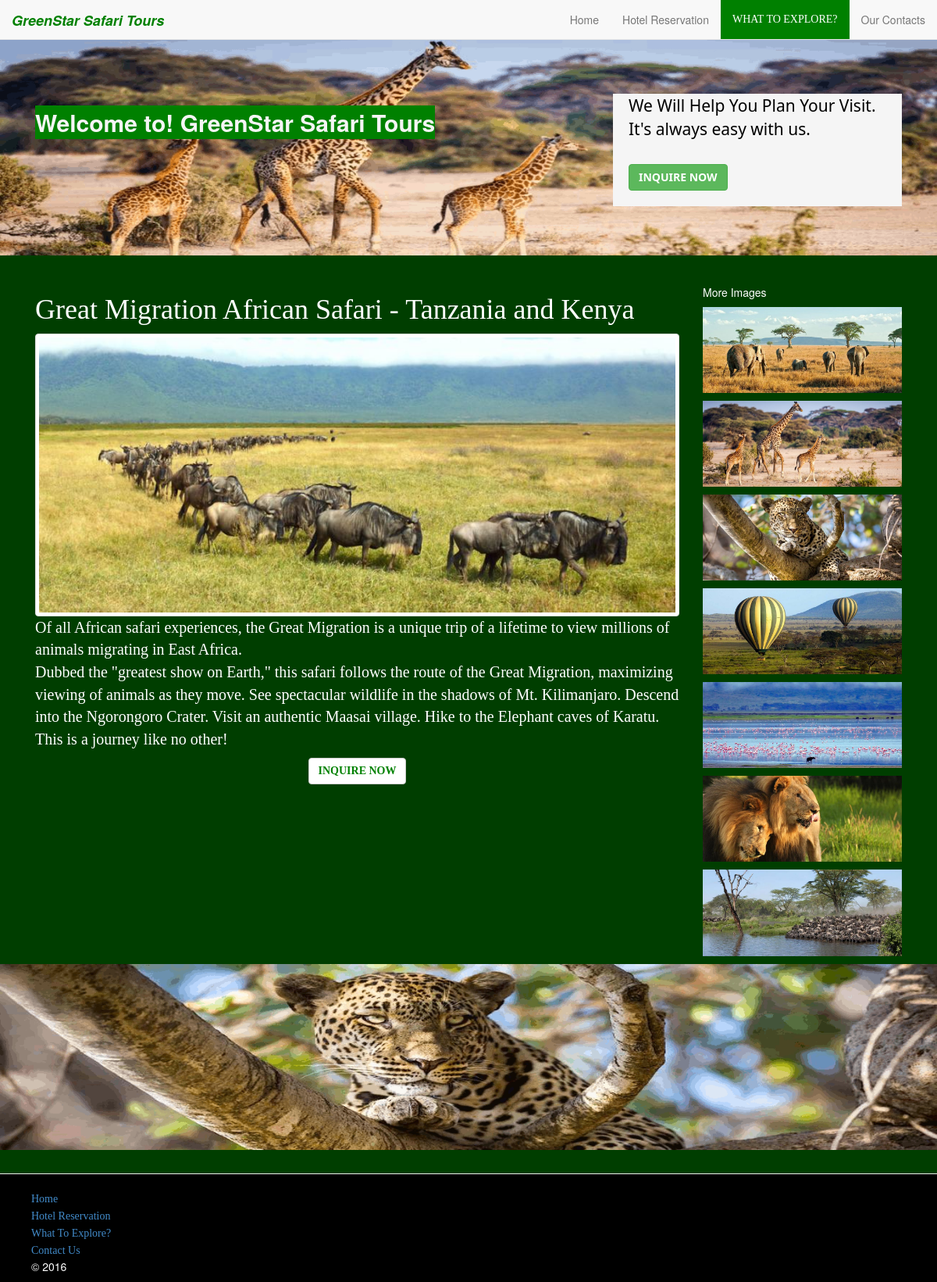
The page /_news.php?news=3 on the database its author committed.
### tables this page shows
CREATE TABLE `tour_news` (
  `id` int(3) NOT NULL,
  `title` varchar(100) NOT NULL,
  `body` text NOT NULL,
  `category` varchar(50) NOT NULL,
  `picture_location` varchar(200) NOT NULL
);

### includes/functions.php (called while the page is built, shortened)
<?php require_once("connection.php"); ?>
<?php
	function mysql_prep($string) {
		global $connection;
		$escaped_string = mysqli_real_escape_string($connection, $string)	;
		return $escaped_string;
	}
	function _searchnews() {
		global $connection;
		$query = "select * from tour_news";
		$result = mysqli_query($connection,$query);
		return $result;
	}
	function news_by_id($news_get) {
		global $connection;
		$id = mysql_prep($news_get);
		$query = "select * from tour_news where id = '{$id}' limit 1";
		$result = mysqli_query($connection, $query);
		return $result;
	}
?>

### _news.php (the view, shortened to what this page needs)
<?php require_once("includes/connection.php");?>
<?php require_once("includes/functions.php");?>
<?php
	$news_get = $_GET["news"];
	$news = news_by_id($news_get);
	$show = mysqli_fetch_assoc($news); ?>
<!doctype html>
<html lang="en">
	<head><title>Green Safaris | Hotels</title></head>
	<link rel="StyleSheet" type="text/css" href="stylesheets/bootstrap.css" />
	<link rel="Stylesheet" type="text/css" href="stylesheets/main.css" />
	<nav class="navbar navbar-default navbar-fixed-top">
	  <div class="container-fluid">
	    <div class="navbar-header">
	      <a class="navbar-brand" href="index.php"><strong style="color:green;"><i>GreenStar Safari Tours</i></strong></a>
	    </div>
	    <div class="collapse navbar-collapse" id="bs-example-navbar-collapse-1">
	      <ul class="nav navbar-nav navbar-right">
	        <li><a href="index.php">Home</a></li>
	        <li><a href="hotel_reservation.php">Hotel Reservation</a></li>
	        <li><a class="active" href="exploring.php" style="color:white;">What To Explore?</a></li>
	        <li><a href="contact_us.php">Our Contacts</a></li>
	      </ul>
	    </div>
	  </div>
	</nav>
	<div class="hidden-xs hidden-sm" style="padding-top:50px;">
		<div class="jumbotron hidden-xs" id="_hotelreserve">
		  <div class="container">
				 <p class="hidden-xs hidden-sm col-md-4 col-lg-4 pull-right" style="padding-left:20px;padding-bottom:20px;color:black;background-color:whitesmoke;font-family:'sans'">
			   	We Will Help You Plan Your Visit.<br>
			   	It's always easy with us.<br><br>
			   	  <a class="btn btn-success btn-small" href="contact_us.php" role="button"><strong>INQUIRE NOW</strong></a>
			   </p>
	 			 <h2><strong style="color:whitesmoke;background-color:green">Welcome to! GreenStar Safari Tours</strong></h2>
	      <br>
	      <br>
	      <br>
		  </div>
	   </div>
  	</div>
<main>
<body>
	<article class="container">
		<div class="col-xs-12 col-sm-12 col-md-9 col-lg-9" style="font-family:'Verdana'">
			<h1 class="hidden-xs hidden-sm"><?php echo $show['title']?></h1>
			<img src="image/<?php echo $show['picture_location'];?>" class="img img-responsive img-thumbnail"alt="">
			<p style="font-size:20px;" class="hidden-sm hidden-xs"> <?php echo nl2br($show['body']); ?></p>
			<p style="display:block;margin-left:auto;margin-right:auto;text-align:center">
			    <a class="btn btn-default btn-small" href="contact_us.php" role="button"><strong style="color:green;">INQUIRE NOW</strong></a>
			</p>
		</div>
		<div class="col-xs-12 col-sm-12 col-md-3 col-lg-3" >
				<h5>More Images</h5>
			 <?php $allnews = _searchnews();
						while($news = mysqli_fetch_assoc($allnews)) {
							if($news['id'] != $show['id']){ ?>
							<a href="_news.php?news=<?php echo urlencode($news['id']) ?>">
							 <img src="image/<?php echo $news['picture_location'];?>" class="img img-responsive"alt="" style="padding-bottom:10px;">
							</a>
			 <?php	} } ?>
		</div>
	</article>
	<aside>
		<div class="jumbotron hidden-xs" id="_hotelreserve2">
			<div class="container">
				<br><br><br><br><br><br>
			</div>
		</div>
	</aside>
</body>
</main>
<footer class="_footer">
	<hr>
		<ul>
			<li><a href="index.php">Home</a></li><br>
	       <li><a href="hotel_reservation.php">Hotel Reservation</a></li><br>
	       <li><a href="exploring.php">What To Explore?</a></li><br>
			<li><a href="contact_us.php">Contact Us</a></li>	<br>
			&copy; <?php echo date('Y');?>		<br>
		</ul>
	</footer>
</html>

### stylesheets/main.css (style rules this page uses)
html { background-color: black; }
body { background-color: #003e00; color: white; overflow-x: hidden; padding-bottom: 0px; }
._footer { background-color: black; padding-bottom: 0px; padding-top: 0px; }
._footer li { list-style: none; font-family: 'Verdana'; display: inline-block; }
ul>li>.active { background-color: green; text-transform: uppercase; font-family: 'Verdana'; color: white; }

### _news.php (style rules this page uses)
.jumbotron { padding-top: 70px; background-image: url("image/giraffe.gif"); background-size: cover; overflow: hidden; }
#_hotelreserve2 { background-image: url("image/tiger.gif"); position: relative; background-size: cover; overflow: hidden; }

### rows shown on the page
tour_news: title "Great Migration African Safari - Tanzania and Kenya", picture_location (picture), body "Of all African safari experiences, the Great Migration is a unique trip of a lifetime to view millions of animals migrating in East Africa. Dubbed the \"greatest show on Earth,\" this safari follows the route of the Great Migration, maximizing viewing of animals as they move. See spectacular wildlife in the shadows of Mt. Kilimanjaro. Descend into the Ngorongoro Crater. Visit an authentic Maasai village. Hike to the Elephant caves of Karatu. This is a journey like no other!"
tour_news: picture_location (picture)
tour_news: picture_location (picture)
tour_news: picture_location (picture)
tour_news: picture_location (picture)
tour_news: picture_location (picture)
tour_news: picture_location (picture)
tour_news: picture_location (picture)
